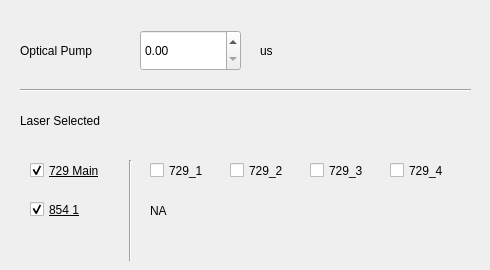
    <widget class="QWidget" name="tab_6">
     <attribute name="title">
      <string>Optical Pump</string>
     </attribute>
     <widget class="QLabel" name="label_41">
      <property name="geometry">
       <rect>
        <x>20</x>
        <y>30</y>
        <width>131</width>
        <height>41</height>
       </rect>
      </property>
      <property name="font">
       <font>
        <family>Arial</family>
        <pointsize>9</pointsize>
        <weight>50</weight>
        <bold>false</bold>
        <strikeout>false</strikeout>
       </font>
      </property>
      <property name="text">
       <string>Optical Pump</string>
      </property>
     </widget>
     <widget class="QLabel" name="label_40">
      <property name="geometry">
       <rect>
        <x>260</x>
        <y>30</y>
        <width>31</width>
        <height>41</height>
       </rect>
      </property>
      <property name="font">
       <font>
        <family>Arial</family>
        <pointsize>9</pointsize>
        <weight>50</weight>
        <bold>false</bold>
        <strikeout>false</strikeout>
       </font>
      </property>
      <property name="text">
       <string>us</string>
      </property>
     </widget>
     <widget class="QDoubleSpinBox" name="doubleSpinBox_DPL_2">
      <property name="geometry">
       <rect>
        <x>140</x>
        <y>30</y>
        <width>101</width>
        <height>41</height>
       </rect>
      </property>
      <property name="font">
       <font>
        <family>Arial</family>
        <pointsize>9</pointsize>
        <weight>50</weight>
        <bold>false</bold>
        <strikeout>false</strikeout>
       </font>
      </property>
      <property name="layoutDirection">
       <enum>Qt::LeftToRight</enum>
      </property>
      <property name="alignment">
       <set>Qt::AlignLeading|Qt::AlignLeft|Qt::AlignVCenter</set>
      </property>
      <property name="maximum">
       <double>999999.989999999990687</double>
      </property>
     </widget>
     <widget class="QCheckBox" name="Laser_729_1">
      <property name="geometry">
       <rect>
        <x>150</x>
        <y>160</y>
        <width>91</width>
        <height>21</height>
       </rect>
      </property>
      <property name="font">
       <font>
        <family>Arial</family>
        <pointsize>9</pointsize>
        <weight>50</weight>
        <bold>false</bold>
        <strikeout>false</strikeout>
       </font>
      </property>
      <property name="text">
       <string>729_1</string>
      </property>
     </widget>
     <widget class="QCheckBox" name="Laser_729_3">
      <property name="geometry">
       <rect>
        <x>310</x>
        <y>160</y>
        <width>91</width>
        <height>21</height>
       </rect>
      </property>
      <property name="font">
       <font>
        <family>Arial</family>
        <pointsize>9</pointsize>
        <weight>50</weight>
        <bold>false</bold>
        <strikeout>false</strikeout>
       </font>
      </property>
      <property name="text">
       <string>729_3</string>
      </property>
     </widget>
     <widget class="QCheckBox" name="Laser_729_2">
      <property name="geometry">
       <rect>
        <x>230</x>
        <y>160</y>
        <width>91</width>
        <height>21</height>
       </rect>
      </property>
      <property name="font">
       <font>
        <family>Arial</family>
        <pointsize>9</pointsize>
        <weight>50</weight>
        <bold>false</bold>
        <strikeout>false</strikeout>
       </font>
      </property>
      <property name="text">
       <string>729_2</string>
      </property>
     </widget>
     <widget class="QCheckBox" name="Laser_729_4">
      <property name="geometry">
       <rect>
        <x>390</x>
        <y>160</y>
        <width>91</width>
        <height>21</height>
       </rect>
      </property>
      <property name="font">
       <font>
        <family>Arial</family>
        <pointsize>9</pointsize>
        <weight>50</weight>
        <bold>false</bold>
        <strikeout>false</strikeout>
       </font>
      </property>
      <property name="text">
       <string>729_4</string>
      </property>
     </widget>
     <widget class="QCheckBox" name="Laser_855">
      <property name="geometry">
       <rect>
        <x>30</x>
        <y>200</y>
        <width>91</width>
        <height>19</height>
       </rect>
      </property>
      <property name="font">
       <font>
        <family>Arial</family>
        <pointsize>9</pointsize>
        <weight>50</weight>
        <bold>false</bold>
        <underline>true</underline>
        <strikeout>false</strikeout>
       </font>
      </property>
      <property name="text">
       <string>854 1</string>
      </property>
      <property name="checkable">
       <bool>true</bool>
      </property>
      <property name="checked">
       <bool>true</bool>
      </property>
     </widget>
     <widget class="Line" name="line_3">
      <property name="geometry">
       <rect>
        <x>20</x>
        <y>80</y>
        <width>451</width>
        <height>20</height>
       </rect>
      </property>
      <property name="orientation">
       <enum>Qt::Horizontal</enum>
      </property>
     </widget>
     <widget class="QCheckBox" name="Laser_729_all">
      <property name="geometry">
       <rect>
        <x>30</x>
        <y>160</y>
        <width>91</width>
        <height>21</height>
       </rect>
      </property>
      <property name="font">
       <font>
        <family>Arial</family>
        <pointsize>9</pointsize>
        <weight>50</weight>
        <italic>false</italic>
        <bold>false</bold>
        <underline>true</underline>
        <strikeout>false</strikeout>
       </font>
      </property>
      <property name="text">
       <string>729 Main</string>
      </property>
      <property name="checked">
       <bool>true</bool>
      </property>
     </widget>
     <widget class="QLabel" name="label_43">
      <property name="geometry">
       <rect>
        <x>20</x>
        <y>100</y>
        <width>131</width>
        <height>41</height>
       </rect>
      </property>
      <property name="font">
       <font>
        <family>Arial</family>
        <pointsize>9</pointsize>
        <weight>50</weight>
        <bold>false</bold>
        <strikeout>false</strikeout>
       </font>
      </property>
      <property name="text">
       <string>Laser Selected</string>
      </property>
     </widget>
     <widget class="Line" name="line_5">
      <property name="geometry">
       <rect>
        <x>120</x>
        <y>160</y>
        <width>20</width>
        <height>101</height>
       </rect>
      </property>
      <property name="orientation">
       <enum>Qt::Vertical</enum>
      </property>
     </widget>
     <widget class="QLabel" name="label_46">
      <property name="geometry">
       <rect>
        <x>150</x>
        <y>200</y>
        <width>131</width>
        <height>21</height>
       </rect>
      </property>
      <property name="font">
       <font>
        <family>Arial</family>
        <pointsize>9</pointsize>
        <weight>50</weight>
        <bold>false</bold>
        <strikeout>false</strikeout>
       </font>
      </property>
      <property name="text">
       <string>NA</string>
      </property>
     </widget>
    </widget>
